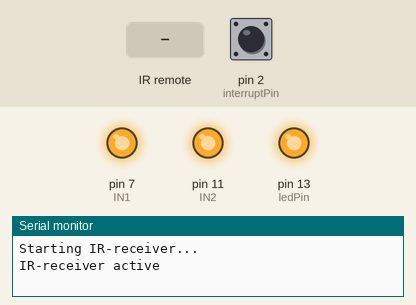
Simulated run of this sketch. Board: Arduino Uno, built with avr-gcc and run on an emulated ATmega328P. On the bench: output pins drawn as LEDs (lit = HIGH), the last lines printed to the serial monitor. Inputs (shaded band) come from the test bench; at power-on: pin 2 (interruptPin) HIGH.

Above: at 1.2 s.
1.3 s: infrared code 0xFFA25D received
At 1.6 s:
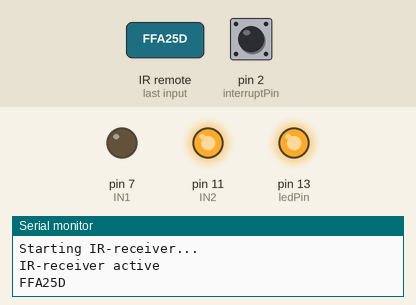
2.8 s: infrared code 0xFF629D received
At 4.0 s:
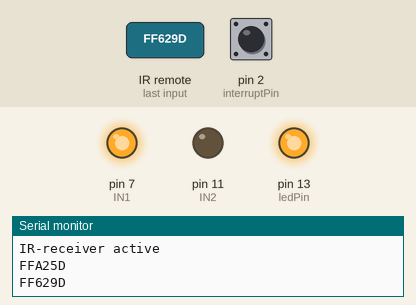
4.3 s: infrared code 0xFFE21D received
At 5.2 s:
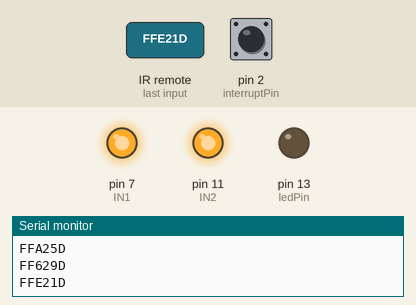
5.8 s: pin 2 (interruptPin) pulled LOW for 0.15 s
At 6.8 s:
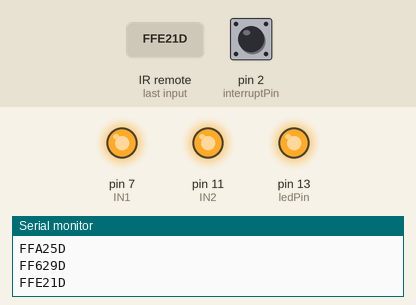
Timing chart, 0 to 8.4 s (numbered marks = the images above; inputs shaded):
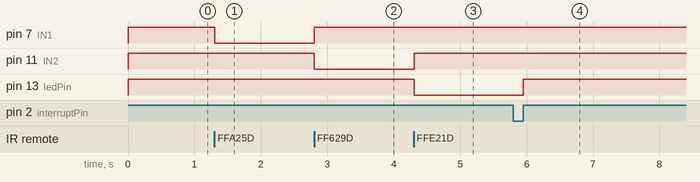

Measured:
- after the input at 1.3 s, pin 7 (IN1): HIGH → LOW at once
- after the input at 2.8 s, pin 7 (IN1): LOW → HIGH at once; pin 11 (IN2): HIGH → LOW at once
- after the input at 4.3 s, pin 11 (IN2): LOW → HIGH at once; pin 13 (ledPin): HIGH → LOW at once
- after the input at 5.8 s, pin 13 (ledPin): LOW → HIGH after 0.15 s

The sketch:

Fan.ino
```cpp
/*
 * Código para la adaptación de un ventilador para uso mediante control remoto con IR.
 * Este programa permite controlar tres relés (representando tres velocidades del ventilador) utilizando un control remoto IR.
 * También incluye un manejador de interrupciones para permitir el uso de botones físicos.
 *
 * Code for adapting a fan for use with an IR remote control.
 * This program allows controlling three relays (representing three fan speeds) using an IR remote control.
 * It also includes an interrupt handler to allow the use of physical buttons.
 */

#include <IRremote.h>

int IrReceiverPin = 12;
int ledPin = LED_BUILTIN;

IRrecv irrecv(IrReceiverPin);
decode_results results;

int IN1 = 7;
int IN2 = 11;
int IN3 = 13;

const byte interruptPin = 2;

#define ON   0
#define OFF  1

void setup()
{
  Serial.begin(115200); // Cambiada la velocidad de la comunicación serial
  pinMode(ledPin, OUTPUT);
  Serial.println("Starting IR-receiver...");

  irrecv.enableIRIn();
  Serial.println("IR-receiver active");

  pinMode(IN1, OUTPUT);
  pinMode(IN2, OUTPUT);
  pinMode(IN3, OUTPUT);

  pinMode(interruptPin, INPUT_PULLUP);
  attachInterrupt(digitalPinToInterrupt(interruptPin), handleInterrupt, RISING);

  relay_SetStatus(OFF,OFF,OFF);
}

void loop() {
  if (irrecv.decode(&results)) {
    Serial.println(results.value, HEX);
    if (results.value == 0xFF9867) {
      relay_SetStatus(OFF, OFF, OFF);
    }
    else if (results.value == 0xFFA25D) {
      relay_SetStatus(ON, OFF, OFF);
    }
    else if (results.value == 0xFF629D) {
      relay_SetStatus(OFF, ON, OFF);
    }
    else if (results.value == 0xFFE21D) {
      relay_SetStatus(OFF, OFF, ON);
    }
    irrecv.resume(); // Continúa recibiendo señales IR
  }
  delay(100);
}


void relay_SetStatus( unsigned char status_1,  unsigned char status_2, unsigned char status_3)
{
  digitalWrite(IN1, status_1);
  digitalWrite(IN2, status_2);
  digitalWrite(IN3, status_3);
}

void handleInterrupt() {
  relay_SetStatus(OFF, OFF, OFF);
}
```
